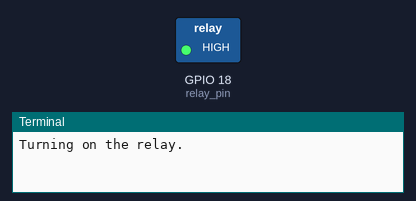
The program below on a simulated Raspberry Pi (BCM pin numbers). Parts: switched loads named in the program (green lamp = pin HIGH), the last lines printed to the terminal.

Above: at 2.5 s.
At 5.5 s:
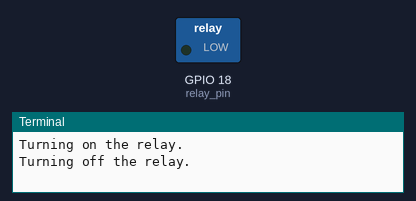
Timing chart, 0 to 7.8 s (numbered marks = the images above):
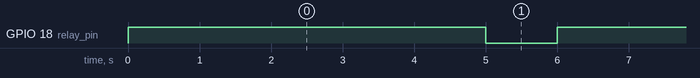

Measured:
- by itself, GPIO 18 (relay_pin): alternates HIGH for 5.0 s and LOW for 1.0 s

The program:

pi_ralay.py
```python
import RPi.GPIO as GPIO
import time

relay_pin = 18
GPIO.setmode(GPIO.BCM)
GPIO.setup(relay_pin, GPIO.OUT)


try:
    while True:
        try:
            print("Turning on the relay.")
            GPIO.output(relay_pin, GPIO.HIGH)
            time.sleep(5)
            print("Turning off the relay.")
            GPIO.output(relay_pin, GPIO.LOW)
            time.sleep(1)
        except Exception as e:
            print(f"An error occurred: {e}")
            break  # Optionally break the loop if an error occurs
finally:
    GPIO.cleanup()
```
